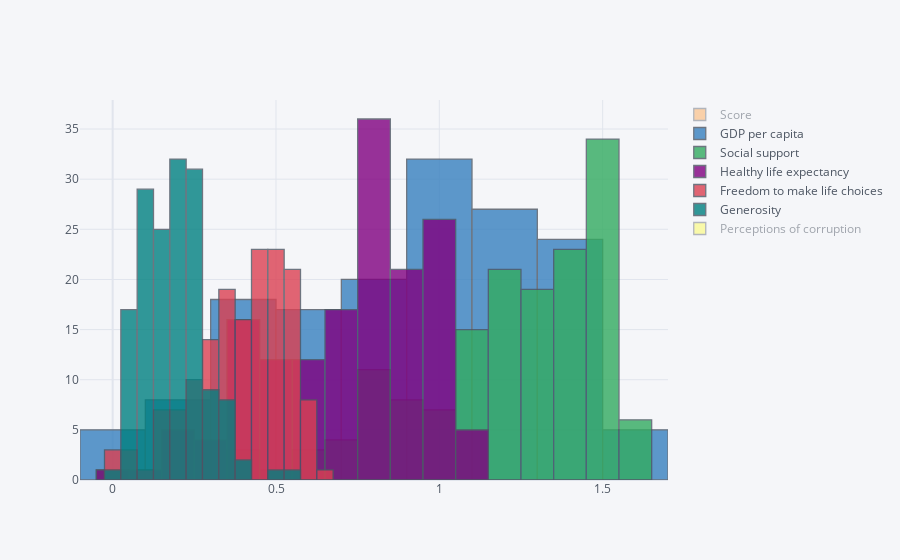

Notebook source saved alongside this figure:
### Code cell
## menampilkan data hist untuk masing-masing feature (menggunakan cufflinks and plotly)

data1.iplot(kind='hist')

### Figure 1 — Plotly figure (JSON) as saved in the notebook; plotly's stock layout.template omitted (floating-point values rounded to 4 significant figures; data arrays with more than 128 entries replaced by an {"elided": "..."} marker saying what was removed)
{"data": [{"histfunc": "count", "histnorm": "", "marker": {"color": "rgba(255, 153, 51, 1.0)", "line": {"color": "#4D5663", "width": 1.3}}, "name": "Score", "opacity": 0.8, "orientation": "v", "type": "histogram", "visible": "legendonly", "x": {"elided": "156 float values"}}, {"histfunc": "count", "histnorm": "", "marker": {"color": "rgba(55, 128, 191, 1.0)", "line": {"color": "#4D5663", "width": 1.3}}, "name": "GDP per capita", "opacity": 0.8, "orientation": "v", "type": "histogram", "x": {"elided": "156 float values"}}, {"histfunc": "count", "histnorm": "", "marker": {"color": "rgba(50, 171, 96, 1.0)", "line": {"color": "#4D5663", "width": 1.3}}, "name": "Social support", "opacity": 0.8, "orientation": "v", "type": "histogram", "x": {"elided": "156 float values"}}, {"histfunc": "count", "histnorm": "", "marker": {"color": "rgba(128, 0, 128, 1.0)", "line": {"color": "#4D5663", "width": 1.3}}, "name": "Healthy life expectancy", "opacity": 0.8, "orientation": "v", "type": "histogram", "x": {"elided": "156 float values"}}, {"histfunc": "count", "histnorm": "", "marker": {"color": "rgba(219, 64, 82, 1.0)", "line": {"color": "#4D5663", "width": 1.3}}, "name": "Freedom to make life choices", "opacity": 0.8, "orientation": "v", "type": "histogram", "x": {"elided": "156 float values"}}, {"histfunc": "count", "histnorm": "", "marker": {"color": "rgba(0, 128, 128, 1.0)", "line": {"color": "#4D5663", "width": 1.3}}, "name": "Generosity", "opacity": 0.8, "orientation": "v", "type": "histogram", "x": {"elided": "156 float values"}}, {"histfunc": "count", "histnorm": "", "marker": {"color": "rgba(255, 255, 51, 1.0)", "line": {"color": "#4D5663", "width": 1.3}}, "name": "Perceptions of corruption", "opacity": 0.8, "orientation": "v", "type": "histogram", "visible": "legendonly", "x": {"elided": "156 float values"}}], "layout": {"autosize": true, "barmode": "overlay", "legend": {"bgcolor": "#F5F6F9", "font": {"color": "#4D5663"}}, "paper_bgcolor": "#F5F6F9", "plot_bgcolor": "#F5F6F9", "title": {"font": {"color": "#4D5663"}}, "xaxis": {"autorange": true, "gridcolor": "#E1E5ED", "range": [-0.1, 1.7], "showgrid": true, "tickfont": {"color": "#4D5663"}, "title": {"font": {"color": "#4D5663"}, "text": ""}, "type": "linear", "zerolinecolor": "#E1E5ED"}, "yaxis": {"autorange": true, "gridcolor": "#E1E5ED", "range": [0, 37.89], "showgrid": true, "tickfont": {"color": "#4D5663"}, "title": {"font": {"color": "#4D5663"}, "text": ""}, "zerolinecolor": "#E1E5ED"}}}
